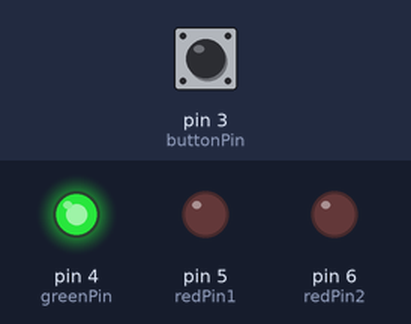
A sketch run on a simulated Arduino Uno, built with avr-gcc and run on an emulated ATmega328P. Shown: output pins drawn as LEDs (lit = HIGH). Dashed ring = blinking. The test bench sets the inputs (shaded band); at power-on: pin 3 (buttonPin) LOW.

Above: at 1.2 s.
1.3 s: pin 3 (buttonPin) pulled HIGH for 0.15 s
At 1.45 s:
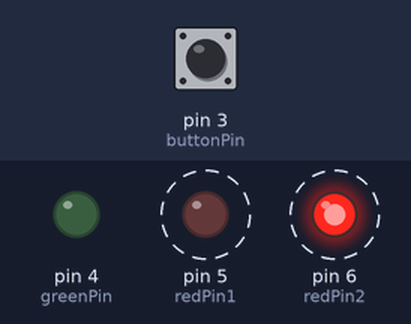
3.2 s: pin 3 (buttonPin) pulled HIGH for 3.2 s
At 7.0 s:
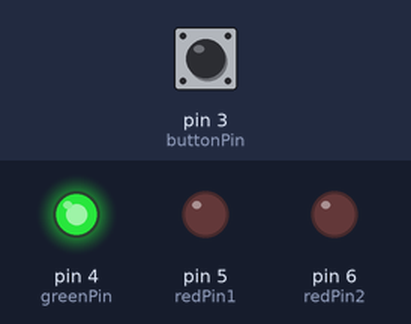
Timing chart, 0 to 8.5 s (numbered marks = the images above; inputs shaded):
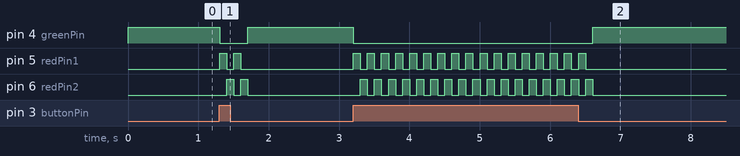

Measured:
- after the input at 1.3 s, pin 4 (greenPin): HIGH → LOW at once, → HIGH 0.40 s later; pin 5 (redPin1): alternates HIGH for 0.10 s and LOW for 0.10 s, 4 changes in all, then stays LOW, starting at once; pin 6 (redPin2): alternates HIGH for 0.10 s and LOW for 0.10 s, 4 changes in all, then stays LOW, starting after 0.10 s
- after the input at 3.2 s, pin 4 (greenPin): HIGH → LOW at once, → HIGH 3.4 s later; pin 5 (redPin1): alternates HIGH for 0.10 s and LOW for 0.10 s, 34 changes in all, then stays LOW, starting at once; pin 6 (redPin2): alternates HIGH for 0.10 s and LOW for 0.10 s, 34 changes in all, then stays LOW, starting after 0.10 s

The sketch:

The_Space_Ship.ino
```cpp
#include <Bounce2.h>

// These are the pins for the red and green LEDS that tell us the hyperdrives state
const int redPin1 = 5;
const int redPin2 = 6;
const int greenPin = 4;

// Set the pin for the button so we can tell the hyperdrive what to do
const int buttonPin = 3;
const int bounceDelay = 5;

// Using the Bounce 2 Library to create a button with debounce functionality
// Read more here:
// https://github.com/thomasfredericks/Bounce2
Bounce hyperButton = Bounce(); // The button will fire up our hyperdrive

void setup() {
  // LED setup
  pinMode(redPin1, OUTPUT);
  pinMode(redPin2, OUTPUT);
  pinMode(greenPin, OUTPUT);

  // Hyper drive button setup
  hyperButton.attach(buttonPin);
  hyperButton.interval(bounceDelay);
}

// The loop function
void loop() {
  hyperButton.update(); // The value of the Bounce2 button needs to be updated once per loop before reading the value
  int value = hyperButton.read(); // We read the value of the button and pass it to a int called value
  if (value == HIGH) {
    hyperLaunch(); // If the value is HIGH then the hyperdrive is engaged
  } else {
    hyperStandby(); // If the value is LOW then the hyperdrive is in standby
  }
}

// Hyper drive standby function
void hyperStandby() {
  digitalWrite(redPin1, LOW);
  digitalWrite(redPin2, LOW);
  digitalWrite(greenPin, HIGH); // When in standby mode the green LED is on
}

// Hyperdrive engaged functionality
// Flash the red LEDs in sequence to indicate hyperdrive is engaged
void hyperLaunch() {
  digitalWrite(greenPin, LOW); // The green LED must be disabled here
  digitalWrite(redPin1, HIGH);
  digitalWrite(redPin2, LOW);
  delay(100);
  digitalWrite(redPin1, LOW);
  digitalWrite(redPin2, HIGH);
  delay(100);
}
```
